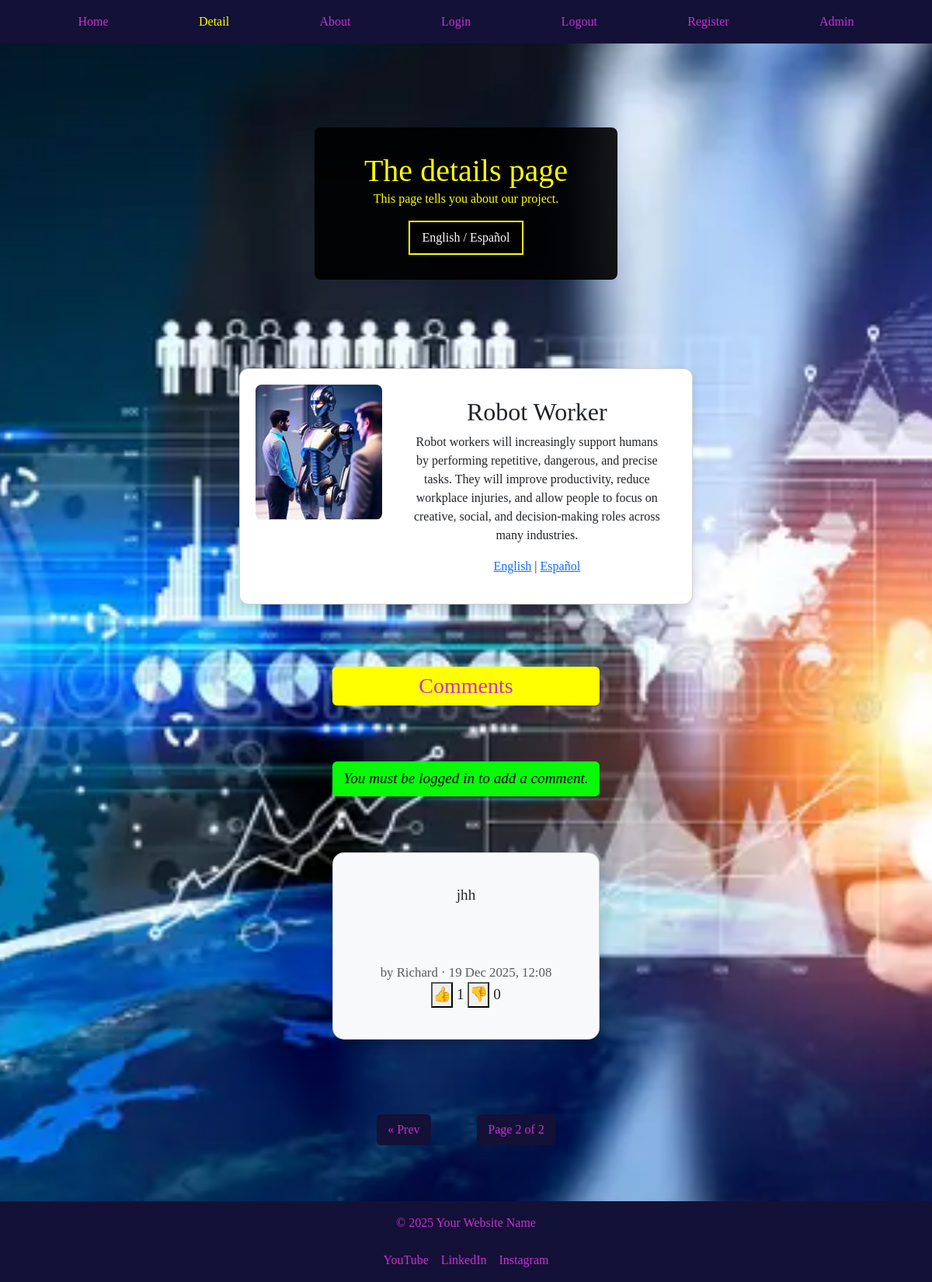
Page /detail/?page=2 on the committed database.
### next_project/models.py (models this page shows, shortened)
class CardText(models.Model):
    title = models.CharField(max_length=20)
    content = models.TextField()
    image_name = models.CharField(
        max_length=100,
        help_text="Enter the image filename (eg 'An image of...)",
        default='default.jpg',
        blank=True
    )

class Comment(models.Model):
    CardText = models.ForeignKey(CardText, on_delete=models.CASCADE,
                                 related_name='comments')
    user = models.ForeignKey(User, on_delete=models.CASCADE)
    text = models.TextField()
    created_at = models.DateTimeField(auto_now_add=True)
    updated_at = models.DateTimeField(auto_now_add=True)

### next_project/views.py (the view, shortened to what this page needs)
# urls.py: path('detail/', views.detail_view, name='detail'),
def detail_view(request):
    lang = request.GET.get('lang', 'en')
    cards = CardText.objects.all()
    card_paginator = Paginator(cards, 1)
    card_page_number = request.GET.get('page')
    card_page_obj = card_paginator.get_page(card_page_number)
    card = card_page_obj.object_list[0] if card_page_obj.object_list else None
    if card:
        translation = card.translations.filter(language=lang).first()
        content = translation.content if translation else (
            card.content or 'Content coming soon.')
        comments_qs = Comment.objects.filter(
            CardText=card).annotate(
         like_count=Count('reactions', filter=Q(reactions__reaction='like')),
         dislike_count=Count(
             'reactions', filter=Q(reactions__reaction='dislike')),
        ).order_by('-created_at')
        comment_paginator = Paginator(comments_qs, 5)
        comment_page_number = request.GET.get('comments_page')
        comments = comment_paginator.get_page(comment_page_number)
        comment_form = CommentForm()
    context = {
        'card': card,
        'content': content,
        'page_obj': card_page_obj,
        'is_paginated': card_page_obj.has_other_pages()
        if card_page_obj else False,
        'comments': comments,
        'comment_form': comment_form,
        'active_tab': 'detail',
        'user_authenticated': request.user.is_authenticated,
    }
    return render(request, 'next_project/detail.html', context)

### next_project/templates/next_project/detail.html (shortened to what this page needs)
{% extends 'next_project/base.html' %}
{% load static %}
{% block content %}
<section class="hero">
    <div class="hero-overlay">
        <h1 class="color" data-i18n="detail_title">The details page</h1>
        <p class="color" data-i18n="detail_content">This page tells you about our project.</p>
        <button id="switch-lang">English / Español</button>
    </div>
</section>
<div class="card mb-4">
    <div class="card-image-container">
        <a href="{% url 'detail' %}">
            <img src="{% static 'images/'|add:card.image_name %}" alt="{{ card.title }}" class="card-image">
        </a>
    </div>
    <div class="card-text p-3">
        <h2 class="card-title">{{ card.title }}</h2>
        <p class="card-content">{{ content }}</p>
        <div class="lang-switch">
            <a href="{% url 'detail' %}?lang=en">English</a> |
            <a href="{% url 'detail' %}?lang=es">Español</a>
        </div>
    </div>
</div>
<section class="comments mt-4">
    <h3 id="comments">Comments</h3>
    {% if card and user.is_authenticated %}
    <button type="button" class="btn btn-primary mb-3" data-bs-toggle="modal" data-bs-target="#addCommentModal">
        Add Comment
    </button>
    <div class="modal fade" id="addCommentModal" tabindex="-1" aria-labelledby="addCommentModalLabel"
        aria-hidden="true">
        <div class="modal-dialog">
            <div class="modal-content">
                <form method="POST">
                    {% csrf_token %}
                    <div class="modal-header">
                        <h5 class="modal-title" id="addCommentModalLabel">Add Comment</h5>
                        <button type="button" id="comment-btn" class="btn-close" data-bs-dismiss="modal"></button>
                    </div>
                    <div class="modal-body">
                        {{ comment_form.as_p }}
                    </div>
                    <div class="modal-footer">
                        <button type="submit" class="btn btn-primary" name="add_comment">Submit</button>
                        <button type="button" class="btn btn-secondary" data-bs-dismiss="modal">Cancel</button>
                    </div>
                </form>
            </div>
        </div>
    </div>
    {% elif not card %}
    <p><em>No card available to comment on.</em></p>
    {% else %}
    <p id="loginforcard"><em>You must be logged in to add a comment.</em></p>
    {% endif %}
    {% for comment in comments %}
    <div class="card comment-card mb-3">
        <div class="card-body">
            <p>{{ comment.text }}</p>
            <small class="text-muted">by {{ comment.user.username }} · {{ comment.created_at|date:"d M Y, H:i"}}</small>
            <div class="reaction-bar">
                <button class="reaction-btn like-btn" data-comment-id="{{ comment.id }}" data-reaction="like"
                    type="button">
                    👍
                </button>
                <span class="like-count">
                    {{ comment.like_count }}
                </span>
                <button class="reaction-btn dislike-btn" data-comment-id="{{ comment.id }}" data-reaction="dislike"
                    type="button">
                    👎
                </button>
                <span class="dislike-count">
                    {{ comment.dislike_count }}
                </span>
            </div>
        </div>
    </div>
    {% endfor %}
</section>
<div class="pagination-container mb-4">
    <nav aria-label="Card navigation">
        <ul class="pagination justify-content-center">
            {% if page_obj.has_previous %}
            <li class="page-item">
                <a class="page-link" href="?page={{ page_obj.previous_page_number }}">&laquo; Prev</a>
            </li>
            {% endif %}
            <li class="page-item disabled">
                <span class="page-link">Page {{ page_obj.number }} of {{ page_obj.paginator.num_pages }}</span>
            </li>
        </ul>
    </nav>
</div>
{% endblock %}

### next_project/static/next_project/CSS/style.css (style rules this page uses)
* { box-sizing: border-box; margin: 0; padding: 0; }
html, body { height: 100%; font-family: "Times New Roman", Times, serif; }
body { display: flex; flex-direction: column; min-height: 100vh; padding-top: 4.375rem; background-image: url("/static/images/techimage.jpg"); background-repeat: no-repeat; background-position: center center; background-size: cover; background-attachment: fixed; image-rendering: auto; }
nav a { color: rgb(203 46 211); text-decoration: none; transition: color 0.3s; }
.color { color: yellow; }
.hero { display: flex; justify-content: center; align-items: center; height: 40vh; position: relative; }
.hero-overlay { background-color: rgba(0, 0, 0, 0.9); padding: 2rem 4rem; border-radius: 8px; text-align: center; display: inline-block; }
.hero-overlay h1 { color: yellow; margin: 0; }
#switch-lang { background-color: rgba(0, 0, 0, 0.9); color: white; border: 2px solid yellow; padding: 8px 16px; cursor: pointer; transition: background-color 0.3s, color 0.3s; }
.card { display: flex; flex-direction: row; gap: 20px; width: 50%; max-width: 1200px; margin: 20px auto; background: #fff; border-radius: 12px; padding: 20px; box-shadow: 0 4px 8px rgba(0,0,0,0.1); }
.card-image-container { flex: 0 0 30%; }
.card-image { width: 100%; height: auto; border-radius: 8px; display: block; }
.card-text { flex: 1; }
.pagination-container { margin: 3rem 0; }
.pagination { display: flex; gap: 3.75rem; }
.pagination .page-item { list-style: none; }
.pagination .page-link { background-color: #131137; color: rgb(203 46 211); border: none; border-radius: 6px; padding: 0.5rem 0.9rem; font-weight: 500; text-decoration: none; transition: background-color 0.3s ease, color 0.3s ease; }
.pagination .page-item.disabled .page-link, .pagination .page-item.disabled .page-link:hover, .pagination .page-item.disabled .page-link:focus { background-color: #131137; color: rgb(203 46 211); cursor: pointer; pointer-events: none; }
#comments { background-color: yellow; color: rgb(203 46 211); border: none; border-radius: 6px; padding: 0.5rem 0.9rem; font-weight: 500; text-decoration: none; transition: background-color 0.3s ease, color 0.3s ease; margin-bottom: 4.5rem; }
#loginforcard { background-color: rgb(9, 250, 9); color: black; font-weight: bold; font-size: larger; border: none; border-radius: 6px; padding: 0.5rem 0.9rem; font-weight: 500; text-decoration: none; margin-bottom: 4.5rem; }
.comment-card { width: 100%; max-width: 800px; margin: 1rem auto; padding: 1.5rem; font-size: 1.2rem; border-radius: 15px; box-shadow: 0 5px 15px rgba(0,0,0,0.2); background-color: #f8f9fa; }
.comment-card p { margin-bottom: 4.5rem; }
.comment-card small { display: block; margin-top: 0.5rem; color: #555; }

### rows in the picture
CardText: image_name (picture), title "Robot Worker", content "Robot workers will increasingly support humans by performing repetitive, dangerous, and precise tasks. They will improve productivity, reduce workplace injuries, and allow people to focus on creative, social, and decision-making roles across many industries."
Comment: text "jhh", user.username "Richard", created_at "19 Dec 2025, 12:08", like_count "1", dislike_count "0"

### other values in the picture
{{ page_obj.number }} "2"
{{ page_obj.paginator.num_pages }} "2"
